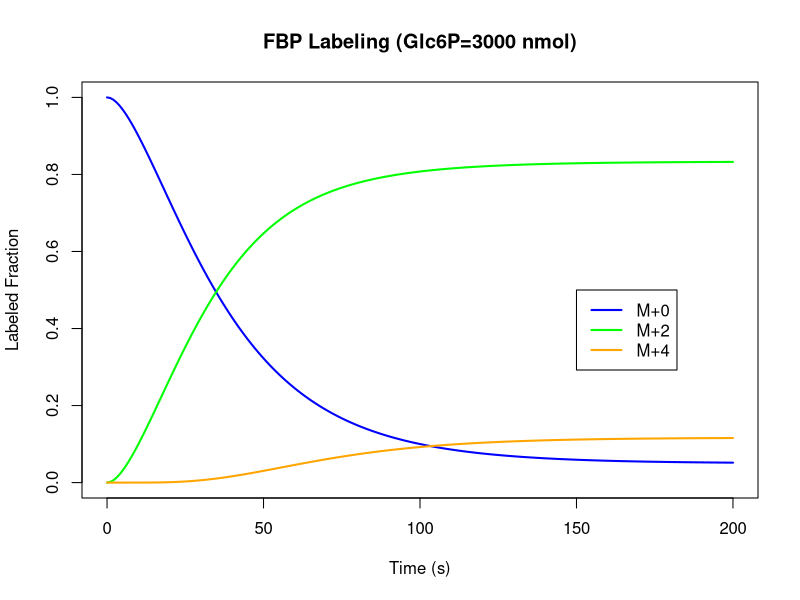
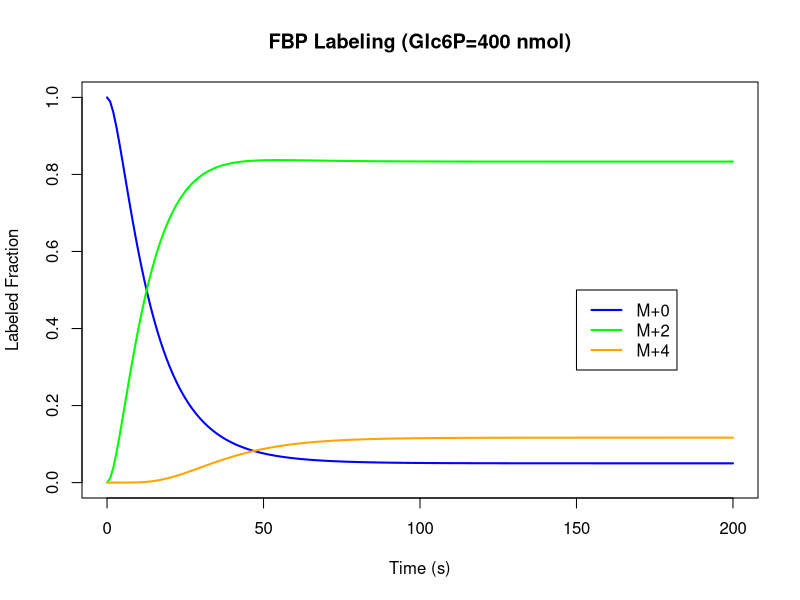

Write R code to recreate these figures, in order.
library(deSolve)

# Figure 5. Example of isotopically non-stationary MFA. 
# We are calculating the labeling kinetics of FBP.
# The pool size of Gluc6P will affect how fast FBP get labeled.
# Eventually, when the labeling reaches steady-state, the Gluc6P pool size does not affect the labeling.


# function calculating the labeling pattern when combining x and y
CP <- function(x,y) {
  nx <- length(x)
  ny <- length(y)
  n <- nx+ny-1
  Tx <- matrix(0,ncol=ny,nrow=n)
  Product <- rep(0,n)
  for (i in 1:ny) {
    Tx[i:(i+nx-1),i] <- x 
  }
  Product <- Tx %*% y
  return(t(Product))
}

# The kinetics model for ODE
MODEL <- function(time, state, parameters) {
  with(as.list(c(state, parameters)), {

    #The state variables are the labeling patterns    
    G6P <- state[c(1:3)]
    FBP <- state[c(4:6)]
    DHAP <- state[c(7,8)]
    GAP <- state[c(9,10)]
    G6P.123 <- state[c(11,12)]
    G6P.456 <- state[c(13,14)]
    FBP.123 <- state[c(15,16)]
    FBP.456 <- state[c(17,18)]

    #The rate of change follows Equation 28
    dG6P <- 100*(Tracer-G6P)/parameters[1]
    dG6P.123 <- 100*(Tracer.123-G6P.123)/parameters[1]
    dG6P.456 <- 100*(Tracer.456-G6P.456)/parameters[1]
    dFBP <- (100*(G6P-FBP)+50*(CP(DHAP,GAP)-FBP))/parameters[2]
    dFBP.123 <- (100*(G6P.123-FBP.123)+50*(DHAP-FBP.123))/parameters[2]
    dFBP.456 <- (100*(G6P.456-FBP.456)+50*(GAP-FBP.456))/parameters[2]
    dDHAP <- (150*(FBP.123-DHAP)+150*(GAP-DHAP))/parameters[3]
    dGAP <- (150*(FBP.456-GAP)+250*(DHAP-GAP))/parameters[4]
    
    #Return the labeling pattern as the state variables
    return(list(c(dG6P,dFBP,dDHAP,dGAP,dG6P.123,dG6P.456,dFBP.123,dFBP.456)))
  })
}

# Describe the glucose tracer
# The tracer is 1,2-13C-glucose, which is M+2 labeled in C-123 and M+0 labeled in C-456 
Tracer <- c(0,1,0)
Tracer.123 <- c(0,1)
Tracer.456 <- c(1,0)

# Setting the initial labeling pattern
# The metabolites are Gluc6P, FBP, DHAP, GAP, Gluc6P.123, Gluc6P.456, FBP.123, FBP.456
# Each metabolite is described as c(M+0, M+2, M+4) or c(M+0, M+2)
init <- c(rep(c(1,0,0),2),rep(c(1,0),6))

# Setting the concentration of the metabolites
# The metabolites are Gluc6P, FBP, DHAP, GAP
# The unit is nmol
Concentration <- c(3000,1000,1000,1000)

# Setting the time range of the experiment. The total time is 200 seconds. 
times      <- seq(0, 200, by = 1)

# Calculating and plotting the kinetics of FBP labeling
out.slow <- ode(y=init, times=times, func=MODEL, parms=Concentration)
plot(times, out.slow[,5],col="blue",type="l",lwd=2,xlab="Time (s)", ylab="Labeled Fraction",ylim = c(0,1))
lines(x=times, y=out.slow[,6],col="green",lwd=2)
lines(x=times, y=out.slow[,7],col="orange",lwd=2)
legend(150,0.5,legend=c("M+0","M+2","M+4"), col=c("blue","green","orange"),ncol=1,lty=1,lwd=2)
title("FBP Labeling (Glc6P=3000 nmol)")


# Change the pool size of Gluc6P to be 400 nmols
Concentration <- c(400,1000,1000,1000)
# Calculating and plotting the kinetics of FBP labeling
out.fast <- ode(y=init, times=times, func=MODEL, parms=Concentration)
plot(times, out.fast[,5],col="blue",type="l",lwd=2,xlab="Time (s)", ylab="Labeled Fraction",ylim = c(0,1))
lines(x=times, y=out.fast[,6],col="green",lwd=2)
lines(x=times, y=out.fast[,7],col="orange",lwd=2)
legend(150,0.5,legend=c("M+0","M+2","M+4"), col=c("blue","green","orange"),ncol=1,lty=1,lwd=2)
title("FBP Labeling (Glc6P=400 nmol)")
